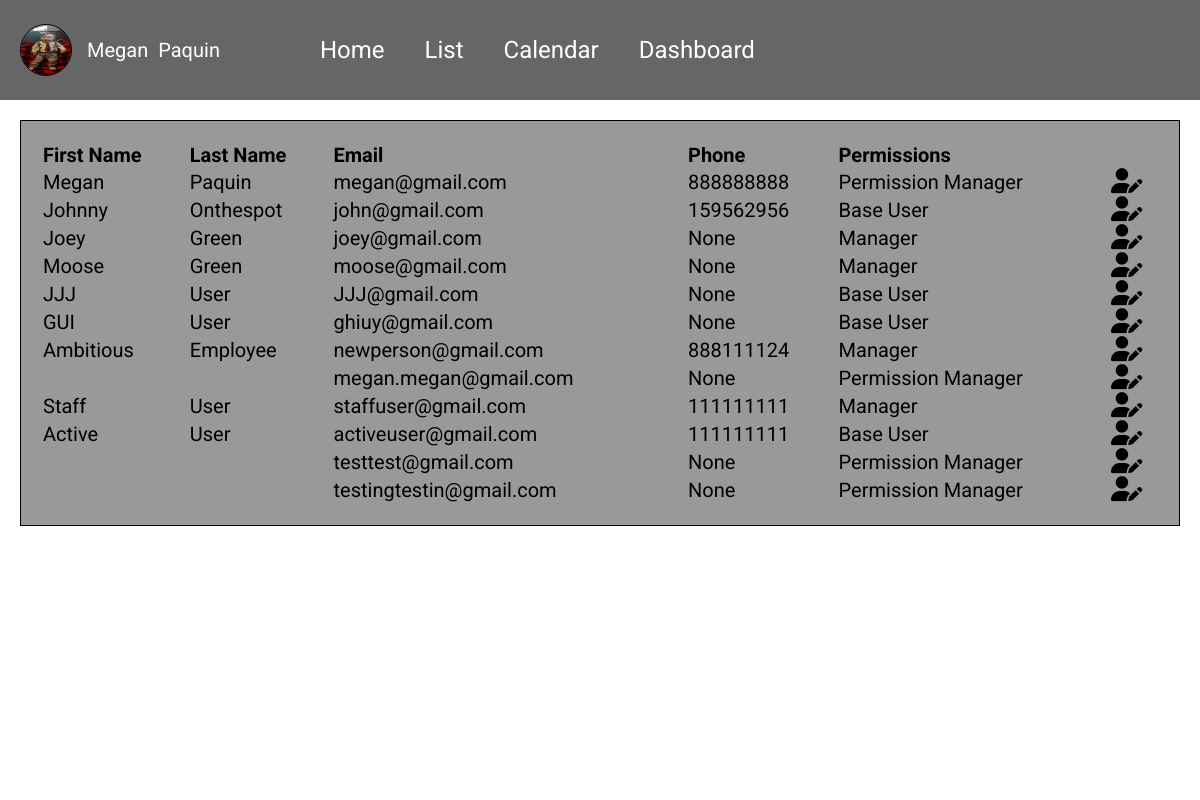
Screenshot of /accounts/permissions (signed in) with the database file from the repository.
### accounts/models.py (models this page shows, shortened)
class CustomUser(AbstractBaseUser, PermissionsMixin):
    email = models.EmailField(_('email address'), unique=True)
    is_staff = models.BooleanField(default=False)
    is_active = models.BooleanField(default=True)
    date_joined = models.DateTimeField(default=timezone.now)
    USERNAME_FIELD = 'email'
    REQUIRED_FIELDS = []
    color = models.CharField(max_length=7, default="#FFFFFF")
    first_name = models.CharField(max_length=128)
    last_name = models.CharField(max_length=128)
    phone = models.CharField(max_length=9, null=True)
    image = models.ImageField(upload_to='images/', default='images/default_img.png')
    objects = CustomUserManager()

### accounts/views.py (the view)
# urls.py: path('permissions', PermissionListView.as_view(), name="permissions"),
class PermissionListView(LoginRequiredMixin, UserPassesTestMixin, ListView):
    template_name = "accounts/permissions.html"
    model = CustomUser
    def test_func(self):
        return self.request.user.is_superuser

### templates/accounts/permissions.html (shortened to what this page needs)
{% extends 'base.html' %}
{% load static %}
{% block links %}
<link rel="stylesheet" href="{% static 'css/permissions.css' %}">
{% endblock links %}
{% block contents %}
<table class="perm-table">
    <tr>
         <th scope="col">First Name</th>
         <th scope="col">Last Name</th>
         <th scope="col">Email</th>
         <th scope="col">Phone</th>
         <th scope="col">Permissions</th>
         <th scope="col"></th>
    </tr>
    {% for each in customuser_list %}
    <tr>
        <td>{{ each.first_name }}</td>
        <td>{{ each.last_name }}</td>
        <td>{{ each.email }}</td>
        <td>{{ each.phone }}</td>
        <td>
            {% if each.is_superuser %}
                Permission Manager
            {% elif each.is_staff %}
                Manager
            {% else %}
                Base User
            {% endif %}
        </td>
        <td class="person-icon">
            <a href="{% url 'permissions-edit' each.id %}"><i class="fa-solid fa-user-pen"></i></a>
        </td>
    </tr>
    {% endfor %}
</table>
{% endblock contents %}

### templates/base.html (shortened to what this page needs)
{% load static %}
<!DOCTYPE html>
<html lang="en">
<head>
    {% block links %}
    {% endblock links %}
    <link rel="stylesheet" href="{% static 'css/base.css' %}">
    <link rel="stylesheet" href="{% static 'css/page-layout.css' %}">
</head>
<body>
    <div class="row-container">
        <div class="column-container column">
            <div class="row-container top-nav">
                <div class="name-group">
                    <img src="{{ user.image.url }}" alt="user profile image" class="user-circle">
                    {% if user.is_authenticated %}
                        <span>{{ user.first_name }}</span>
                        <span>{{ user.last_name }}</span>
                    {% endif %}
                </div>
                <a href="{% url 'home' %}">Home</a>
                <a href="{% url 'list' %}">List</a>
                <a href="{% url 'calendar' %}">Calendar</a>
                <a href="{% url 'dashboard' %}">Dashboard</a>
            </div>
            <div class="column-container contents">
                {% block contents %}
                {% endblock contents %}
            </div>
        </div>
    </div>
</body>
</html>

### static/css/permissions.css (style rules this page uses)
.perm-table { background: #999; padding: 20px; margin: 20px; border: 1px solid black; text-align: left; font-size: 20px; }
.fa-solid { text-align: center; font-size: 25px; }

### static/css/base.css (style rules this page uses)
* { padding: 0; margin: 0; }
html { padding: 0; margin-right: 0; }
a { color: inherit; }
body { background-color: #333333; font-family: 'Roboto', sans-serif; color: #FFF; }
.row-container { display: flex; width: 100%; flex-direction: row; flex-wrap: wrap; justify-content: center; align-items: center; margin: 0; padding: 0; }
.column-container { display: flex; width: 100%; flex-direction: column; align-content: left; margin: 0; padding: 0; }
a { text-decoration: none; color: black; }
.top-nav a { color: #FFF; }

### static/css/page-layout.css (style rules this page uses)
.user-circle { width: 50px; height: 50px; background-color: #FFF ; border: 1px solid black; border-radius: 50%; margin: auto 10px; }
.column { flex: 5; width: 100%; }
.top-nav { background-color: #666; height: 100px; font-size: 24px; justify-content: left; }
.contents { background-color: #fff; color: black; height: calc(100vh - 100px); }
.name-group { display: flex; flex-direction: row; flex-wrap: none; margin-left: 10px; margin-right: 75px; font-size: 20px; align-items: center; }
.name-group span { margin: 0 5px; }
.top-nav a { margin: auto 20px; }

### rows the page displays
CustomUser: image (picture), first_name "Megan", last_name "Paquin", email "megan@gmail.com", phone "888888888", is_superuser "Permission Manager"
CustomUser: first_name "Johnny", last_name "Onthespot", email "john@gmail.com", phone "159562956", is_superuser "Base User"
CustomUser: first_name "Joey", last_name "Green", email "joey@gmail.com", phone "None", is_superuser "Manager"
CustomUser: first_name "Moose", last_name "Green", email "moose@gmail.com", phone "None", is_superuser "Manager"
CustomUser: first_name "JJJ", last_name "User", email "JJJ@gmail.com", phone "None", is_superuser "Base User"
CustomUser: first_name "GUI", last_name "User", email "ghiuy@gmail.com", phone "None", is_superuser "Base User"
CustomUser: first_name "Ambitious", last_name "Employee", email "newperson@gmail.com", phone "888111124", is_superuser "Manager"
CustomUser: email "megan.megan@gmail.com", phone "None", is_superuser "Permission Manager"
CustomUser: first_name "Staff", last_name "User", email "staffuser@gmail.com", phone "111111111", is_superuser "Manager"
CustomUser: first_name "Active", last_name "User", email "activeuser@gmail.com", phone "111111111", is_superuser "Base User"
CustomUser: email "testtest@gmail.com", phone "None", is_superuser "Permission Manager"
CustomUser: email "testingtestin@gmail.com", phone "None", is_superuser "Permission Manager"
